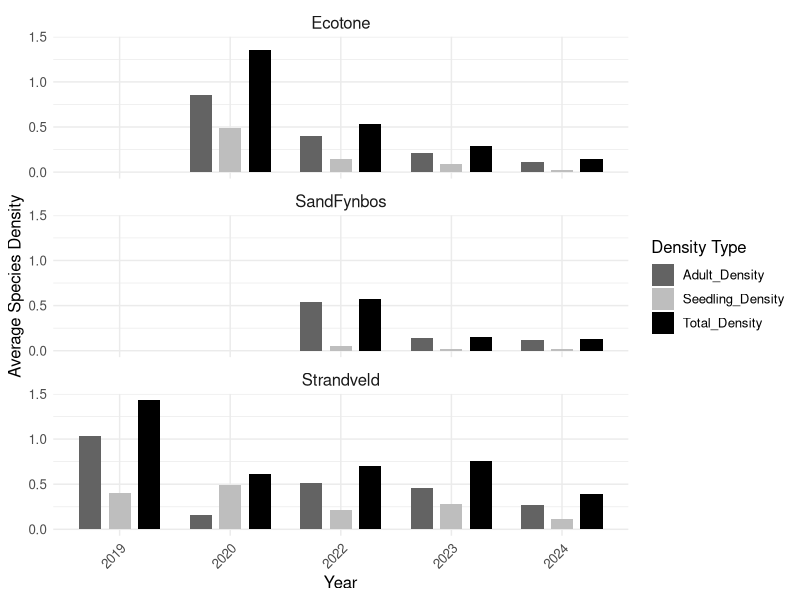

This chart was generated by the following R code:
## ---- chunk 1
knitr::opts_chunk$set(echo = TRUE)
## ---- chunk 2
# Install and load packages
# install.packages("tidyr")
# options("install.lock"=FALSE)
# install.packages("ggplot2")
# options("install.lock"=FALSE)

library(tidyr)
library(dplyr)
library(ggplot2)
## ---- chunk 3
AcaciaSaligna_Data <- read.csv("AcaciaSaligna_Data.csv")
## ---- chunk 4
AcaciaSaligna_Data <- read.table("AcaciaSaligna_Data.csv", header = TRUE, 
                                 sep = ",", 
		colClasses = c("NULL","integer", "character", "integer", "integer", 
						               "numeric", 
										"integer", "numeric", "integer", "numeric", "NULL")) 
## ---- chunk 5
# Convert factor columns to numeric
AcaciaSaligna_Data <- AcaciaSaligna_Data %>%
  mutate(
    Total_Density = as.numeric(as.character(Total_Density)),
    Seedling_Density = as.numeric(as.character(Seedling_Density)),
    Adult_Density = as.numeric(as.character(Adult_Density))
  )

str(AcaciaSaligna_Data)
## ---- chunk 6
# Calculate average densities for each year
summary_data <- AcaciaSaligna_Data %>%
group_by(Year) %>%
summarise(Total_Density = mean(Total_Density, na.rm = TRUE),
Seedling_Density = mean(Seedling_Density, na.rm = TRUE),
Adult_Density = mean(Adult_Density, na.rm = TRUE))

str(AcaciaSaligna_Data) # Check structure of data

# Calculate average densities for each year and vegetation type
summary_data <- AcaciaSaligna_Data %>%
  group_by(Year, Vegetation_Type) %>%
  summarise(
    Total_Density = mean(Total_Density, na.rm = TRUE),
    Seedling_Density = mean(Seedling_Density, na.rm = TRUE),
    Adult_Density = mean(Adult_Density, na.rm = TRUE),
    .groups = "drop"
  ) %>%
  pivot_longer(cols = c(Total_Density, Seedling_Density, Adult_Density),
               names_to = "Group",
               values_to = "Avg_Density")
## ---- chunk 7
# Plot bar charts 
ggplot(summary_data, aes(x = factor(Year), y = Avg_Density, fill = Group)) + 
  geom_bar(stat = "identity", position = position_dodge(width = 0.8), width = 0.6) + 
  facet_wrap(~Vegetation_Type, ncol = 1) +  
  labs(x = "Year", y = "Average Species Density", fill = "Density Type") + 
  theme_minimal() +  
  scale_fill_manual(values = c("Total_Density" = "black", 
                               "Seedling_Density" = "grey", 
                               "Adult_Density" = "grey39")) +  
  theme(text = element_text(size = 12), 
        strip.text = element_text(size = 12),  
        axis.text.x = element_text(angle = 45, hjust = 1))  
